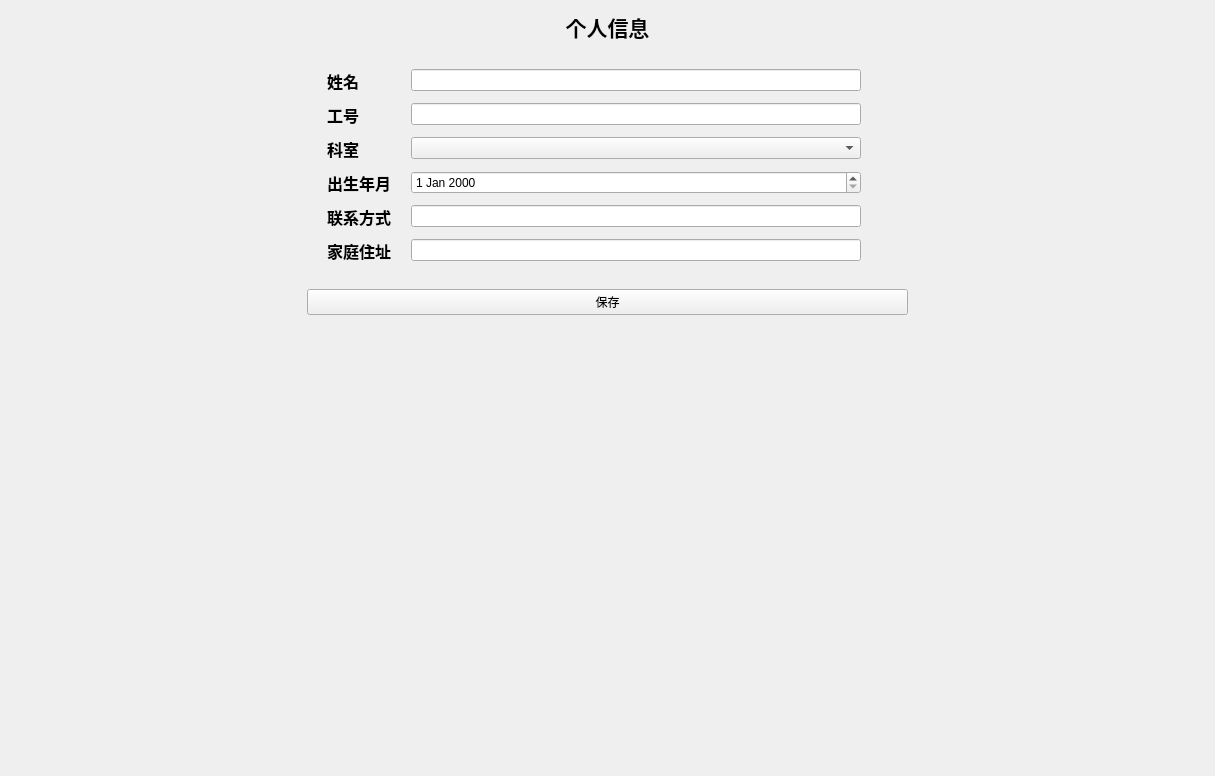
<?xml version="1.0" encoding="UTF-8"?>
<ui version="4.0">
 <class>DoctorInfoPage</class>
 <widget class="QWidget" name="DoctorInfoPage">
  <property name="geometry">
   <rect>
    <x>0</x>
    <y>0</y>
    <width>1215</width>
    <height>776</height>
   </rect>
  </property>
  <property name="windowTitle">
   <string>Form</string>
  </property>
  <layout class="QHBoxLayout" name="horizontalLayout">
   <item>
    <spacer name="horizontalSpacer">
     <property name="orientation">
      <enum>Qt::Horizontal</enum>
     </property>
     <property name="sizeHint" stdset="0">
      <size>
       <width>75</width>
       <height>20</height>
      </size>
     </property>
    </spacer>
   </item>
   <item>
    <layout class="QVBoxLayout" name="verticalLayout">
     <property name="topMargin">
      <number>0</number>
     </property>
     <item>
      <widget class="QLabel" name="label_5">
       <property name="font">
        <font>
         <pointsize>16</pointsize>
         <weight>75</weight>
         <bold>true</bold>
        </font>
       </property>
       <property name="text">
        <string>个人信息</string>
       </property>
       <property name="alignment">
        <set>Qt::AlignCenter</set>
       </property>
      </widget>
     </item>
     <item>
      <layout class="QHBoxLayout" name="horizontalLayout_2">
       <property name="spacing">
        <number>20</number>
       </property>
       <property name="topMargin">
        <number>20</number>
       </property>
       <property name="rightMargin">
        <number>20</number>
       </property>
       <property name="bottomMargin">
        <number>20</number>
       </property>
       <item>
        <layout class="QFormLayout" name="formLayout">
         <property name="horizontalSpacing">
          <number>20</number>
         </property>
         <property name="verticalSpacing">
          <number>10</number>
         </property>
         <property name="leftMargin">
          <number>20</number>
         </property>
         <item row="0" column="0">
          <widget class="QLabel" name="label">
           <property name="font">
            <font>
             <pointsize>12</pointsize>
             <weight>75</weight>
             <bold>true</bold>
            </font>
           </property>
           <property name="text">
            <string>姓名</string>
           </property>
          </widget>
         </item>
         <item row="0" column="1">
          <widget class="QLineEdit" name="NameInput">
           <property name="sizePolicy">
            <sizepolicy hsizetype="Minimum" vsizetype="Fixed">
             <horstretch>0</horstretch>
             <verstretch>0</verstretch>
            </sizepolicy>
           </property>
           <property name="minimumSize">
            <size>
             <width>450</width>
             <height>0</height>
            </size>
           </property>
          </widget>
         </item>
         <item row="1" column="0">
          <widget class="QLabel" name="label_2">
           <property name="font">
            <font>
             <pointsize>12</pointsize>
             <weight>75</weight>
             <bold>true</bold>
            </font>
           </property>
           <property name="text">
            <string>工号</string>
           </property>
          </widget>
         </item>
         <item row="1" column="1">
          <widget class="QLineEdit" name="IdInput">
           <property name="sizePolicy">
            <sizepolicy hsizetype="Minimum" vsizetype="Fixed">
             <horstretch>0</horstretch>
             <verstretch>0</verstretch>
            </sizepolicy>
           </property>
           <property name="minimumSize">
            <size>
             <width>450</width>
             <height>0</height>
            </size>
           </property>
          </widget>
         </item>
         <item row="2" column="0">
          <widget class="QLabel" name="label_3">
           <property name="font">
            <font>
             <pointsize>12</pointsize>
             <weight>75</weight>
             <bold>true</bold>
            </font>
           </property>
           <property name="text">
            <string>科室</string>
           </property>
          </widget>
         </item>
         <item row="2" column="1">
          <widget class="QComboBox" name="GenderInput">
           <property name="sizePolicy">
            <sizepolicy hsizetype="Minimum" vsizetype="Fixed">
             <horstretch>0</horstretch>
             <verstretch>0</verstretch>
            </sizepolicy>
           </property>
           <property name="minimumSize">
            <size>
             <width>450</width>
             <height>0</height>
            </size>
           </property>
          </widget>
         </item>
         <item row="3" column="0">
          <widget class="QLabel" name="label_4">
           <property name="font">
            <font>
             <pointsize>12</pointsize>
             <weight>75</weight>
             <bold>true</bold>
            </font>
           </property>
           <property name="text">
            <string>出生年月</string>
           </property>
          </widget>
         </item>
         <item row="3" column="1">
          <widget class="QDateEdit" name="BirthdayInput">
           <property name="sizePolicy">
            <sizepolicy hsizetype="Minimum" vsizetype="Fixed">
             <horstretch>0</horstretch>
             <verstretch>0</verstretch>
            </sizepolicy>
           </property>
           <property name="minimumSize">
            <size>
             <width>450</width>
             <height>0</height>
            </size>
           </property>
          </widget>
         </item>
         <item row="4" column="0">
          <widget class="QLabel" name="label_6">
           <property name="font">
            <font>
             <pointsize>12</pointsize>
             <weight>75</weight>
             <bold>true</bold>
            </font>
           </property>
           <property name="text">
            <string>联系方式</string>
           </property>
          </widget>
         </item>
         <item row="4" column="1">
          <widget class="QLineEdit" name="ContactInput">
           <property name="sizePolicy">
            <sizepolicy hsizetype="Minimum" vsizetype="Fixed">
             <horstretch>0</horstretch>
             <verstretch>0</verstretch>
            </sizepolicy>
           </property>
           <property name="minimumSize">
            <size>
             <width>450</width>
             <height>0</height>
            </size>
           </property>
          </widget>
         </item>
         <item row="5" column="0">
          <widget class="QLabel" name="label_7">
           <property name="font">
            <font>
             <pointsize>12</pointsize>
             <weight>75</weight>
             <bold>true</bold>
            </font>
           </property>
           <property name="text">
            <string>家庭住址</string>
           </property>
          </widget>
         </item>
         <item row="5" column="1">
          <widget class="QLineEdit" name="AdressInput">
           <property name="sizePolicy">
            <sizepolicy hsizetype="Minimum" vsizetype="Fixed">
             <horstretch>0</horstretch>
             <verstretch>0</verstretch>
            </sizepolicy>
           </property>
           <property name="minimumSize">
            <size>
             <width>450</width>
             <height>0</height>
            </size>
           </property>
          </widget>
         </item>
        </layout>
       </item>
       <item>
        <widget class="QLabel" name="DoctorPhoto">
         <property name="sizePolicy">
          <sizepolicy hsizetype="Expanding" vsizetype="Preferred">
           <horstretch>0</horstretch>
           <verstretch>0</verstretch>
          </sizepolicy>
         </property>
         <property name="text">
          <string/>
         </property>
         <property name="pixmap">
          <pixmap resource="../res.qrc">:/img/picture/DefaultPhoto.jpg</pixmap>
         </property>
         <property name="scaledContents">
          <bool>true</bool>
         </property>
         <property name="alignment">
          <set>Qt::AlignCenter</set>
         </property>
         <property name="margin">
          <number>0</number>
         </property>
        </widget>
       </item>
      </layout>
     </item>
     <item>
      <widget class="QPushButton" name="SaveBtn">
       <property name="text">
        <string>保存</string>
       </property>
      </widget>
     </item>
     <item>
      <spacer name="verticalSpacer">
       <property name="orientation">
        <enum>Qt::Vertical</enum>
       </property>
       <property name="sizeHint" stdset="0">
        <size>
         <width>20</width>
         <height>40</height>
        </size>
       </property>
      </spacer>
     </item>
    </layout>
   </item>
   <item>
    <spacer name="horizontalSpacer_2">
     <property name="orientation">
      <enum>Qt::Horizontal</enum>
     </property>
     <property name="sizeHint" stdset="0">
      <size>
       <width>75</width>
       <height>20</height>
      </size>
     </property>
    </spacer>
   </item>
  </layout>
 </widget>
 <resources>
  <include location="../res.qrc"/>
 </resources>
 <connections/>
</ui>
